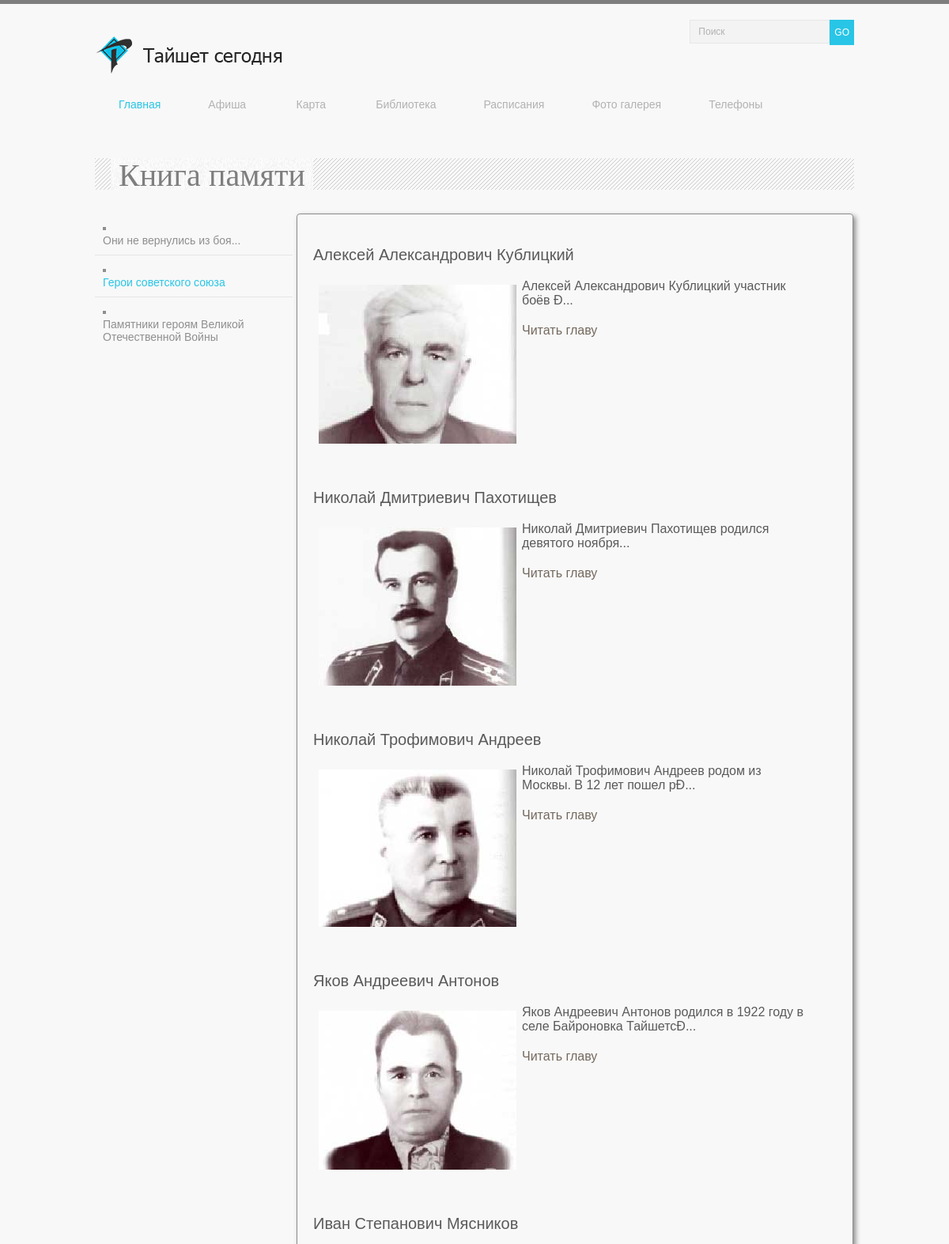
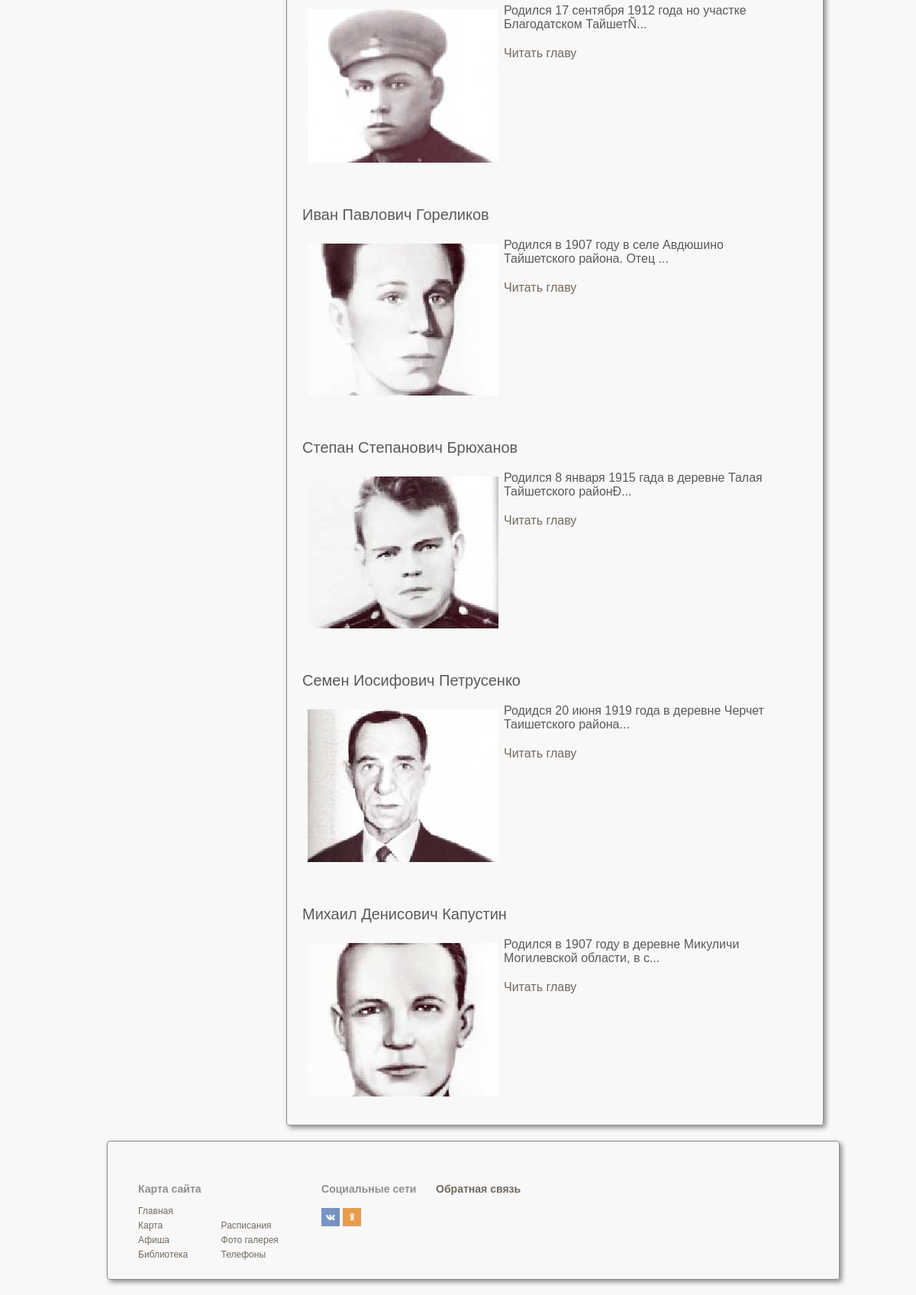
Page /kniga_pamyati_geroi_sovetskogo_soyuza.php on the committed database (2 pictures, top to bottom).
### tables this page shows
CREATE TABLE stocks ( id INTEGER PRIMARY KEY, text TEXT, img TEXT, zag TEXT, date TEXT, link TEXT);

### bookPages/blockMainMamoryOne.php (the view)
<div class="pageBookBlock">
	<?php
	$start = "novosti";
    $db = new PDO("sqlite:admin/post3.db");
  if($_GET['novosti']=="click" or $start=="novosti") {
   $res = $db->query("SELECT * FROM stocks WHERE id > 19 LIMIT 9;");
   if($_GET['news']=="click") { $start = "novosti";
    $fog = $_GET['nom'];
  	$res = $db->query("SELECT * FROM stocks WHERE id=$fog;");
	foreach ($res as $array)
         {
	echo("<div><a href=\"index.php\">Вернуться на главную</a></div><div class=\"zagol\">".$array['zag']."</div><div class=\"text\">".stripcslashes($array['text'])."</div>");
         }
		 }
   else{
   foreach ($res as $array)
         {
		 if(strlen($array['text'])>300) { $osnovtexti = substr($array['text'],0,300);
		 $osnovtext = stripcslashes($osnovtexti."..."); }
		 else { $osnovtext = stripcslashes($array['text']); }
         echo("<div class=\"smallBlogArticle\">");
         echo("<p class=\"zagol\">".$array['zag']."</p>");
		 echo("<p>".$osnovtext."</p>");
	   if(strlen($array['text'])>300){
		 echo("<div class=\"text\"><a href=\"/".$array['id']."\">Читать главу</a></div>");}
		 echo("</div>");
         }
       }
     }
	?>
</div>

### css/main.css (style rules this page uses)
*,legend { box-sizing:border-box }
header,img { padding:20px 0 }
html { font-family:sans-serif;-ms-text-size-adjust:100%;-webkit-text-size-adjust:100% }
a { background-color:transparent }
img { border-style:none }
body { color:#8f8f8f;font:12px Tahoma,sans-serif;background-color:#f8f8f8;border-top:5px solid #7e7e7e;margin:0 }
p { margin:20px 0 }
#form a,a { text-decoration:none }
.pageBookBlock,.pageBookBlockMain { text-overflow:ellipsis;box-shadow:3px 3px 6px 0 #8c8c8c;margin:0 0 0 5px;font:400 16px/1 "Times New Roman",Times,serif;box-sizing:content-box;padding:10px;display:inline-block }
.pageBookBlock { width:71%;border:1px solid #8c8c8c;border-radius:4px }
.smallBlogArticle { box-sizing:content-box;width:91%;padding:10px;margin-bottom:10px;overflow:hidden;font:normal normal normal 16px/18px Arial,Times,serif;color:#5a5a5a;text-align:left;display:inline-block;vertical-align:top }
.zagol,.zagolPages { font:normal normal normal 20px/22px Arial,Times,serif }
a { color:#73685d }

### rows in the picture
stocks: zag "Алексей Александрович Кублицкий", text (picture), text "Алексей Александрович Кублицкий участник боёв Ð..."
stocks: zag "Николай Дмитриевич Пахотищев", text (picture), text "Николай Дмитриевич Пахотищев родился девятого ноября..."
stocks: zag "Николай Трофимович Андреев", text (picture), text "Николай Трофимович Андреев родом из Москвы. B 12 лет пошел рÐ..."
stocks: zag "Яков Андреевич Антонов", text (picture), text "Яков Андреевич Антонов родился в 1922 году в селе Байроновка ТайшетсÐ..."
stocks: zag "Иван Степанович Мясников", text (picture), text "Родился 17 сентября 1912 года но участке Благодатском ТайшетÑ..."
stocks: zag "Иван Павлович Гореликов", text (picture), text "Родился в 1907 году в селе Авдюшино Тайшетского района. Отец ..."
stocks: zag "Степан Степанович Брюханов", text (picture), text "Родился 8 января 1915 гада в деревне Талая Тайшетского районÐ..."
stocks: zag "Семен Иосифович Петрусенко", text (picture), text "Родидся 20 июня 1919 года в деревне Черчет Таишетского района..."
stocks: zag "Михаил Денисович Капустин", text (picture), text "Родился в 1907 году в деревне Микуличи Могилевской области, в с..."

### other values in the picture
$menu[0][0] "Главная"
$menu[1][0] "Афиша"
$menu[6][0] "Карта"
$menu[2][0] "Библиотека"
$menu[3][0] "Расписания"
$menu[4][0] "Фото галерея"
$menu[5][0] "Телефоны"
